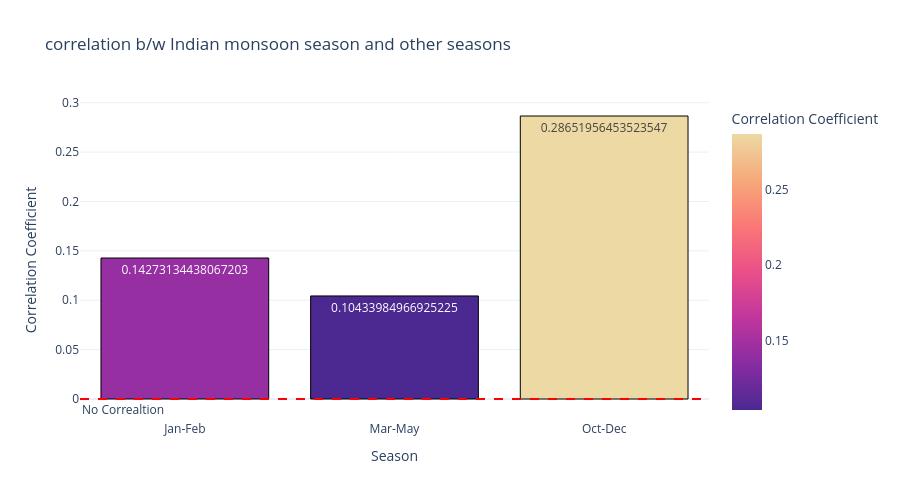

This figure's notebook cell:
### Code cell
#correlation b/w Indian monsoon season and other seasons

monsoon = 'Jun-Sep'
season_cols = ['Jan-Feb', 'Mar-May', 'Oct-Dec']

relations = {}

for season in season_cols:
    if season != monsoon:
        corr, _ = pearsonr(rainfall_data[monsoon], rainfall_data[season])
        relations[season] = corr

correlation_data = pd.DataFrame({
    'Season' : list(relations.keys()),
    'Correlation Coefficient' : list(relations.values()) 
})

correlation_fig = px.bar(
    correlation_data, 
    x = 'Season',
    y = 'Correlation Coefficient',
    title = 'correlation b/w Indian monsoon season and other seasons',
    labels = {'Season' : 'Season', 'Correlation Coefficient' : 'Correlation Coefficient'},
    text = 'Correlation Coefficient',
    color = 'Correlation Coefficient',
    color_continuous_scale = 'agsunset' 
)

correlation_fig.add_hline(
    y = 0,
    line_dash = 'dash',
    line_color = 'red',
    annotation_text= 'No Correaltion',
    annotation_position = 'bottom left'
)

correlation_fig.update_traces(marker_line_color = 'black', marker_line_width = 1)
correlation_fig.update_layout(
    template = 'plotly_white',
    height = 500
)

### Figure 1 — Plotly figure (JSON) as saved in the notebook; plotly's stock layout.template omitted (floating-point values rounded to 4 significant figures)
{"data": [{"hovertemplate": "Season=%{x}<br>Correlation Coefficient=%{marker.color}<extra></extra>", "legendgroup": "", "marker": {"color": [0.1427, 0.1043, 0.2865], "coloraxis": "coloraxis", "line": {"color": "black", "width": 1}, "pattern": {"shape": ""}}, "name": "", "orientation": "v", "showlegend": false, "text": [0.1427, 0.1043, 0.2865], "textposition": "auto", "type": "bar", "x": ["Jan-Feb", "Mar-May", "Oct-Dec"], "xaxis": "x", "y": [0.1427, 0.1043, 0.2865], "yaxis": "y"}], "layout": {"annotations": [{"showarrow": false, "text": "No Correaltion", "x": 0, "xanchor": "left", "xref": "x domain", "y": 0, "yanchor": "top", "yref": "y"}], "barmode": "relative", "coloraxis": {"colorbar": {"title": {"text": "Correlation Coefficient"}}, "colorscale": [[0, "rgb(75, 41, 145)"], [0.1667, "rgb(135, 44, 162)"], [0.3333, "rgb(192, 54, 157)"], [0.5, "rgb(234, 79, 136)"], [0.6667, "rgb(250, 120, 118)"], [0.8333, "rgb(246, 169, 122)"], [1, "rgb(237, 217, 163)"]]}, "height": 500, "legend": {"tracegroupgap": 0}, "shapes": [{"line": {"color": "red", "dash": "dash"}, "type": "line", "x0": 0, "x1": 1, "xref": "x domain", "y0": 0, "y1": 0, "yref": "y"}], "title": {"text": "correlation b/w Indian monsoon season and other seasons"}, "xaxis": {"anchor": "y", "domain": [0, 1], "title": {"text": "Season"}}, "yaxis": {"anchor": "x", "domain": [0, 1], "title": {"text": "Correlation Coefficient"}}}}
